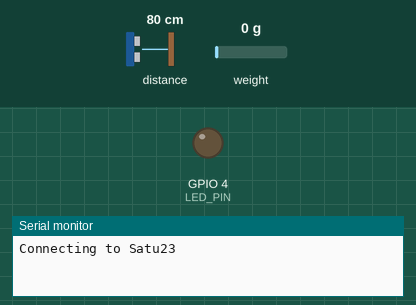
The sketch below on a simulated ESP32. Shown: output pins drawn as LEDs (lit = HIGH), the last lines printed to the serial monitor. Dashed ring = blinking. Inputs (shaded band) come from the test bench; at power-on: distance to the obstacle 80 cm, weight on the scale 0 g. WiFi joins after 1.5 s; servers stay silent unless stated.

Above: at 0.1 s.
At 3.7 s:
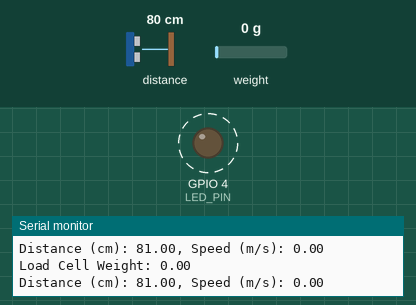
3.8 s: distance to the obstacle set to 120 cm
Timing chart, 0 to 12.4 s (numbered marks = the images above; inputs shaded):
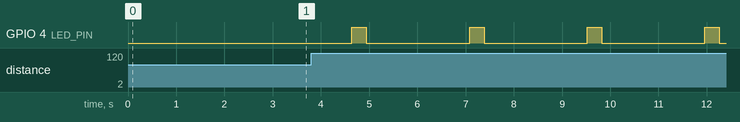

The sketch:

SmartTarget.ino
```cpp
  #include <Wire.h>
  #include <VL53L1X.h>
  #include "HX711.h"
  #include <WiFi.h>

  const char *ssid = "Satu23";
  const char *password = "1DuaTiga";
  const char *host = "192.168.86.37";
  const int port = 3000;

  const int LED_PIN = 4;

  // VL53L1X Sensor Constants
  VL53L1X sensor;
  unsigned long previousMillis = 0;
  const long interval = 25;
  uint16_t previousDistance_mm = 0;
  unsigned long previousTime = 0;
  // SDA to 21
  // SCL to 22

  // Load Cell Constants
  const int LOADCELL_DOUT_PIN = 32;
  const int LOADCELL_SCK_PIN = 33;
  HX711 scale;
  unsigned long previousLoadCellMillis = 0;
  const long loadCellInterval = 100;

  // Variables for timing
  unsigned long startTime;
  float highestSpeed = 0;
  float highestLoad = 0;


  WiFiClient client;


  void setup() {
    Serial.begin(115200);
    Wire.begin();
    pinMode(LED_PIN, OUTPUT); // Set the LED pin as output

    // Connect to WiFi
    Serial.printf("Connecting to %s ", ssid);
    WiFi.begin(ssid, password);
    while (WiFi.status() != WL_CONNECTED) {
      delay(500);
      Serial.print(".");
    }
    Serial.println("Connected");

    // VL53L1X Sensor Setup
    if (!sensor.init()) {
      Serial.println("Failed to detect and initialize ToF sensor!");
      while (1);
    }
    sensor.setROISize(4, 4);
    sensor.setTimeout(500);
    sensor.setMeasurementTimingBudget(25000);
    sensor.startContinuous(50);

    // Load Cell Setup
    scale.begin(LOADCELL_DOUT_PIN, LOADCELL_SCK_PIN);
    scale.tare(); // Zero the scale
    float calibrationFactor = 7000; // Use the calibration factor from the second snippet
    scale.set_scale(calibrationFactor);

    startTime = millis(); // Initialize start time
  }

  void loop() {
    unsigned long currentMillis = millis();

    // VL53L1X Sensor Measurement
    if (currentMillis - previousMillis >= interval) {
      previousMillis = currentMillis;
      measureTOFSensor();
    }

    // Load Cell Measurement
    if (currentMillis - previousLoadCellMillis >= loadCellInterval) {
      previousLoadCellMillis = currentMillis;
      measureLoadCell();
    }

    // Calculate Power if the 2-second window has elapsed
    if (currentMillis - startTime >= 2000) {
      calculatePower();
      // Reset for the next cycle
      highestSpeed = 0;
      highestLoad = 0;
      startTime = millis();
    }
  }

  void measureTOFSensor() {
    uint16_t currentDistance_mm = sensor.read()+10;  // Read the distance in millimeters

    if (currentDistance_mm != 0 && currentDistance_mm <= 1000) {  // Ensure distance is within range
      float currentDistance_cm = currentDistance_mm / 10.0;       // Convert mm to cm

      float timeDifference = (millis() - previousTime) / 1000.0;  // Time difference in seconds
      float speed_cm_s = 0;  // Speed in cm/s

      if (previousTime != 0 && timeDifference > 0) {  // Ensure this isn't the first measurement
        speed_cm_s = (currentDistance_cm - (previousDistance_mm / 10.0)) / timeDifference;
      }

      // Convert speed to m/s
      float speed_m_s = speed_cm_s / -100.0;

      // Update for next calculation
      previousDistance_mm = currentDistance_mm;
      previousTime = millis();

      if (speed_m_s > highestSpeed) {
        highestSpeed = speed_m_s; // Update highest speed if current speed is greater
      }

      Serial.print("Distance (cm): ");
      Serial.print(currentDistance_cm);
      Serial.print(", Speed (m/s): ");
      Serial.println(speed_m_s, 2);  // Print speed with 2 decimal places
    } else {
      Serial.println("Out of range or measurement error.");
    }
  }

  void measureLoadCell() {
    if (scale.is_ready()) {
      float weight = scale.get_units(); // This will use the updated calibration factor

      if (weight > highestLoad) {
        highestLoad = weight;
      }

      Serial.print("Load Cell Weight: ");
      Serial.println(weight, 2); // Print the weight with two decimal places
    } else {
      Serial.println("Load Cell HX711 not ready");
    }
  }

  void calculatePower() {
    float power = highestLoad * highestSpeed; // Calculate power

    Serial.print("Power: ");
    Serial.println(power, 2);

    // Calculate power and then blink LED for 0.5 second
    if (power >= 1.0) {
      // Attempt to connect to the server and send data
      if (!client.connect(host, port)) {
        Serial.println("Connection to host failed");
        return;
      }

      // Send the data to the server
      String jsonData = "{\"power\":" + String(power, 2) +
                    ",\"highestLoad\":" + String(highestLoad, 2) +
                    ",\"highestSpeed\":" + String(highestSpeed, 2) + "}";

  client.println("POST /power HTTP/1.1");
  client.println("Host: " + String(host));
  client.println("Content-Type: application/json");
  client.print("Content-Length: ");
  client.println(jsonData.length());
  client.println();
  client.println(jsonData);


      // Close the HTTP header
      client.println();

      Serial.println("Data sent successfully");

      // Close the connection
      client.stop();
    } else {
      Serial.println("Power is below 1, not sending data.");
    }

    // LED Blink for 0.5 second after power calculation
    digitalWrite(LED_PIN, HIGH); // Turn LED on
    delay(300); // Wait for 0.3 second
    digitalWrite(LED_PIN, LOW); // Turn LED off

    // Reset the measurement for the next cycle
    highestSpeed = 0;
    highestLoad = 0;
    startTime = millis(); // Reset the timer for the next power calculation
  }
```

Measured:
- by itself, GPIO 4 (LED_PIN): alternates HIGH for 0.30 s and LOW for 2.1 s
